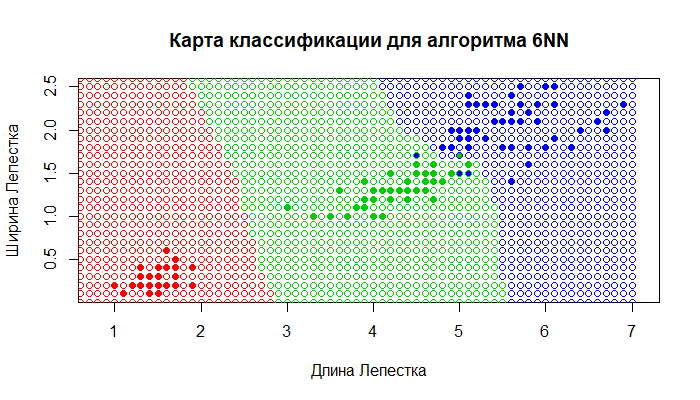

R code for this plot:
euclideanDistance <- function(u, v) 
{
  sqrt(sum((u - v) ^ 2))
}

sortObjectsByDist <- function(xl, z, metricFunction = euclideanDistance)
{
  l <- dim(xl)[1] 
  n <- dim(xl)[2] - 1
  distances <- matrix(NA, l, 2) 
  for (i in 1:l) 
  {
    distances[i,] <- c(i, metricFunction(xl[i, 1:n], z))
  }
  orderedXl <- xl[order(distances[, 2]),] 
  return (orderedXl)
}
kNN <- function(xl, z, k) 
{
  orderedXl <- sortObjectsByDist(xl, z, euclideanDistance) 
  n <- dim(orderedXl)[2] - 1 
  classes <-orderedXl[1:k, n + 1] 
  counts <- table(classes)
  class <- names(which.max(counts)) 
  return (class)
}
plot(iris[, 3:4], pch = 21, bg = colors[iris$Species], col = colors[iris$Species], asp = 1,
     xlab = "Длина Лепестка", ylab = "Ширина Лепестка", main = "Карта классификации для алгоритма 6NN")
xl <-iris[, 3:5] 
x <- 0.6 
y <- 0 
while (x<7) 
{ 
  while (y<3) 
  { 
    z <- c(x, y) 
    class <-kNN(xl, z, k = 6) 
    points(z[1], z[2], pch = 1, bg = colors[class], col=colors[class] ) 
    y <- y+0.1
  } 
  y <- 0 
  x <- x+0.1 
}
